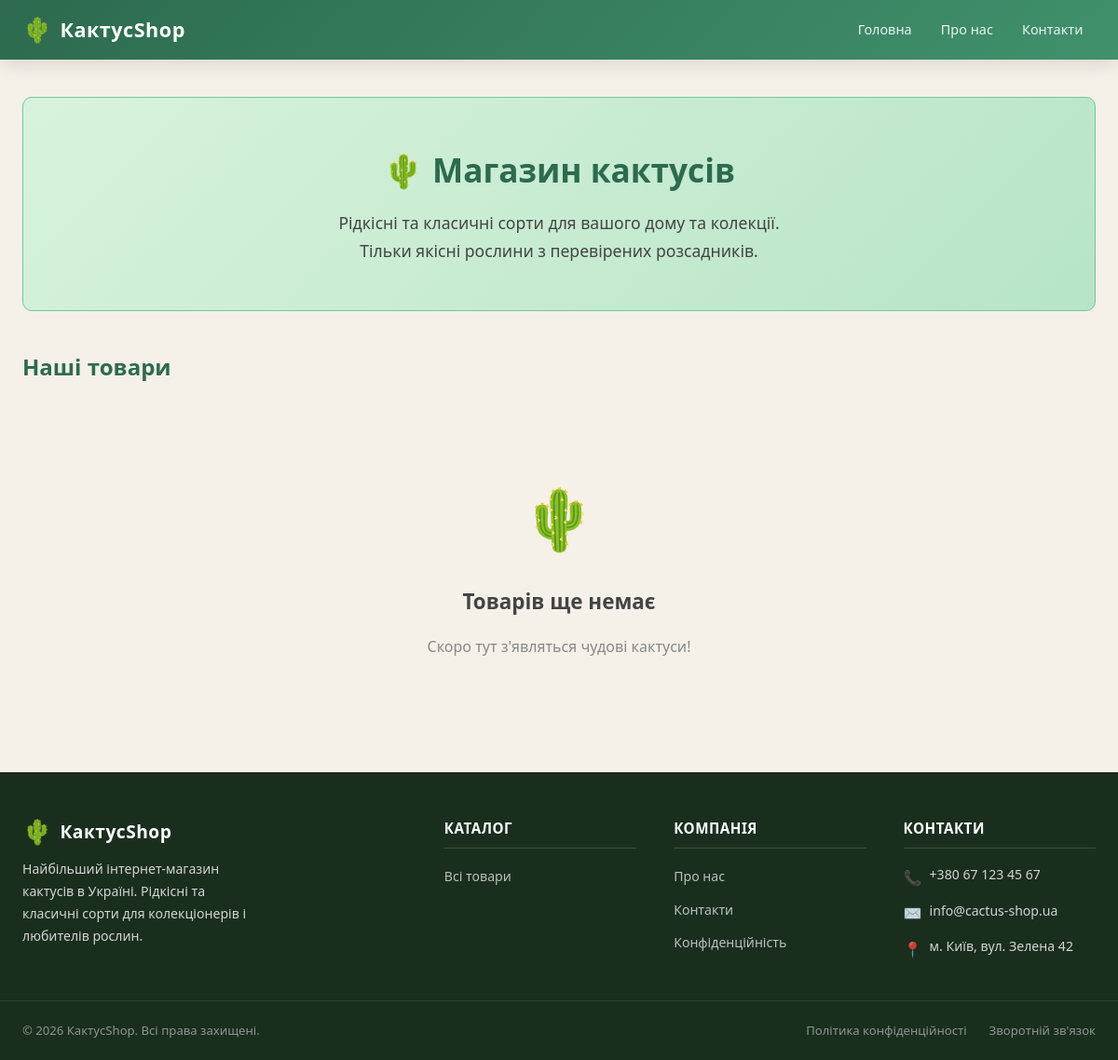
/, run on an earlier commit of the app's database.
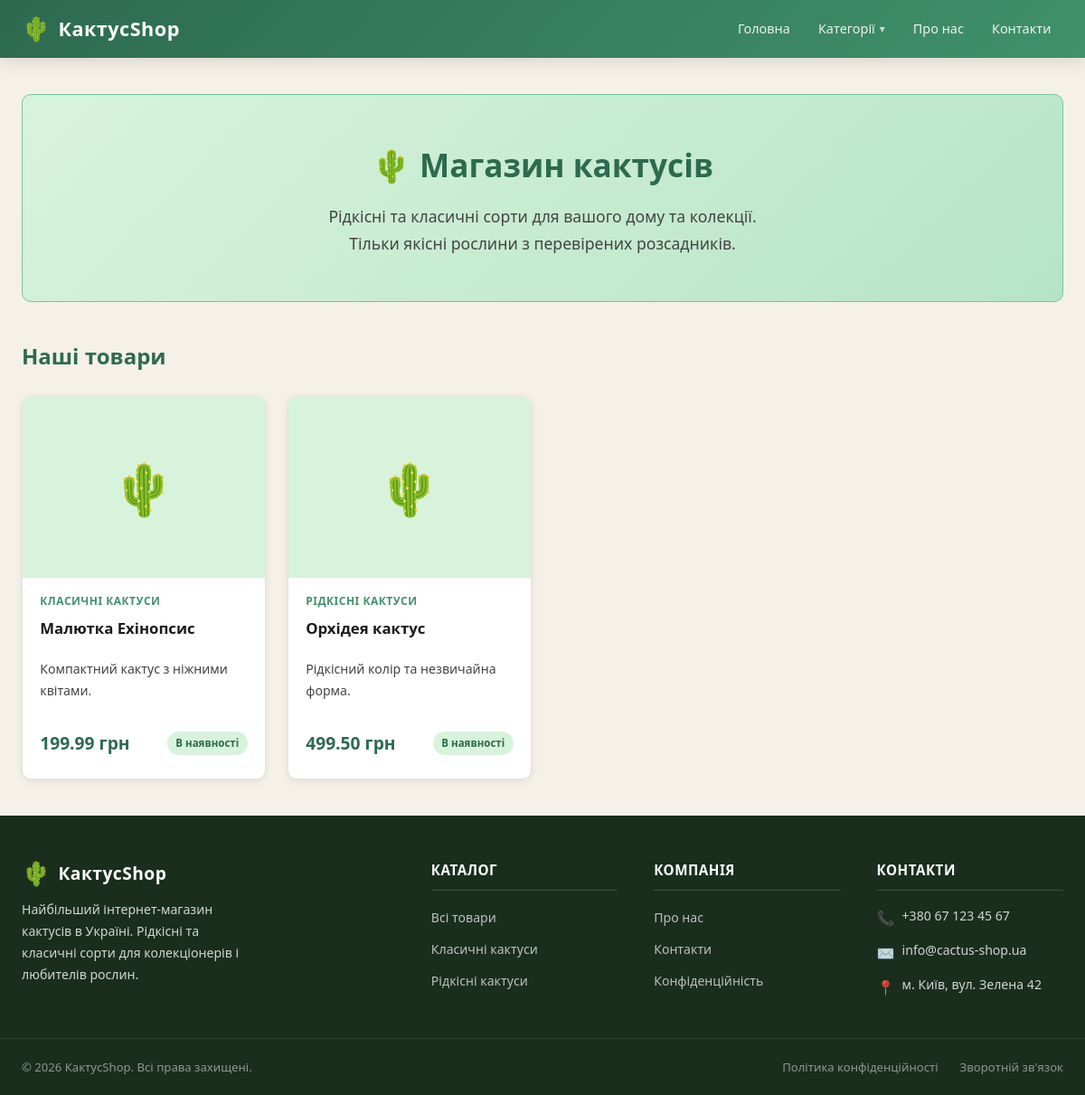
And on a later commit of the database.
### shop/models.py (models this page shows, shortened)
class Product(models.Model):
    category = models.ForeignKey(
        Category,
        on_delete=models.CASCADE,
        related_name='products',
        verbose_name='Категорія'
    )
    name = models.CharField('Назва товару', max_length=150)
    slug = models.SlugField('Слаг', unique=True)
    price = models.DecimalField('Ціна', max_digits=10, decimal_places=2)
    stock = models.PositiveIntegerField('Кількість на складі', default=0)
    description = models.TextField('Опис товару', blank=True)
    image_url = models.URLField('Фото URL', blank=True)
    image = models.ImageField('Фото товару', upload_to='products/', blank=True, null=True)
    available = models.BooleanField('В наявності', default=True)
    created_at = models.DateTimeField(auto_now_add=True)
    updated_at = models.DateTimeField(auto_now=True)
    class Meta:
        verbose_name = 'Товар'
        verbose_name_plural = 'Товари'

class Category(models.Model):
    name = models.CharField('Назва', max_length=100)
    slug = models.SlugField('Слаг', unique=True)
    description = models.TextField('Опис', blank=True)
    created_at = models.DateTimeField(auto_now_add=True)
    updated_at = models.DateTimeField(auto_now=True)
    class Meta:
        verbose_name = 'Категорія'
        verbose_name_plural = 'Категорії'

### shop/views.py (the view)
# urls.py: path('', views.main, name='main'),
def main(request):
    categories = Category.objects.all()
    products_list = Product.objects.filter(available=True).select_related('category')
    paginator = Paginator(products_list, 6)
    page_number = request.GET.get('page')
    products = paginator.get_page(page_number)
    context = {
        'categories': categories,
        'products': products,
        'is_paginated': products.has_other_pages(),
        'page_obj': products,
        'paginator': paginator,
    }
    return render(request, 'shop/main.html', context)

### shop/templates/shop/main.html (shortened to what this page needs)
{% extends 'shop/base.html' %}
{% block content %}
<section class="hero">
    <h1>🌵 Магазин кактусів</h1>
    <p>Рідкісні та класичні сорти для вашого дому та колекції. Тільки якісні рослини з перевірених розсадників.</p>
</section>
<section class="products-section">
    <h2>Наші товари</h2>
    {% if products %}
        <div class="products-grid">
            {% for product in products %}
            <div class="product-card">
                <div class="product-card__image-wrap">
                    {% if product.image %}
                        <img src="{{ product.image.url }}" alt="{{ product.name }}">
                    {% elif product.image_url %}
                        <img src="{{ product.image_url }}" alt="{{ product.name }}">
                    {% else %}
                        <span class="product-card__no-image">🌵</span>
                    {% endif %}
                </div>
                <div class="product-card__body">
                    <span class="product-card__category">{{ product.category.name }}</span>
                    <div class="product-card__name">
                        <a href="{% url 'shop:product_detail' product.slug %}">{{ product.name }}</a>
                    </div>
                    {% if product.description %}
                        <p class="product-card__desc">{{ product.description }}</p>
                    {% endif %}
                    <div class="product-card__footer">
                        <span class="product-card__price">{{ product.price }} грн</span>
                        {% if product.available %}
                            <span class="badge-available">В наявності</span>
                        {% else %}
                            <span class="badge-unavailable">Немає</span>
                        {% endif %}
                    </div>
                </div>
            </div>
            {% endfor %}
        </div>
    {% else %}
        <div class="empty-state">
            <div class="empty-state__icon">🌵</div>
            <h2>Товарів ще немає</h2>
            <p>Скоро тут з'являться чудові кактуси!</p>
        </div>
    {% endif %}
</section>
{% endblock %}

### shop/templates/shop/base.html (shortened to what this page needs)
<!DOCTYPE html>
<html lang="uk">
<head>
    {% load static %}
    <link rel="stylesheet" href="{% static 'shop/css/style.css' %}">
</head>
<body>
<header>
    <div class="header-inner">
        <a href="{% url 'shop:main' %}" class="logo">
            <span class="logo-icon">🌵</span>
            <span>КактусShop</span>
        </a>
        <nav class="main-nav">
            <ul>
                <li><a href="{% url 'shop:main' %}">Головна</a></li>
                {% if categories %}
                <li class="nav-categories">
                    <a href="#">Категорії</a>
                </li>
                {% endif %}
                <li><a href="{% url 'shop:about' %}">Про нас</a></li>
                <li><a href="{% url 'shop:contacts' %}">Контакти</a></li>
            </ul>
        </nav>
    </div>
</header>
<main>
    {% block content %}{% endblock %}
</main>
<footer>
    <div class="footer-top">
        <div class="footer-brand">
            <div class="logo">
                <span class="logo-icon">🌵</span>
                <span>КактусShop</span>
            </div>
            <p>Найбільший інтернет-магазин кактусів в Україні. Рідкісні та класичні сорти для колекціонерів і любителів рослин.</p>
        </div>
        <div class="footer-col">
            <h4>Каталог</h4>
            <ul>
                <li><a href="{% url 'shop:main' %}">Всі товари</a></li>
                {% for cat in categories %}
                    <li><a href="{% url 'shop:category' cat.slug %}">{{ cat.name }}</a></li>
                {% endfor %}
            </ul>
        </div>
        <div class="footer-col">
            <h4>Компанія</h4>
            <ul>
                <li><a href="{% url 'shop:about' %}">Про нас</a></li>
                <li><a href="{% url 'shop:contacts' %}">Контакти</a></li>
                <li><a href="{% url 'shop:privacy' %}">Конфіденційність</a></li>
            </ul>
        </div>
        <div class="footer-col">
            <h4>Контакти</h4>
            <div class="footer-contact-item">
                <span class="footer-contact-item__icon">📞</span>
                <span>+380 67 123 45 67</span>
            </div>
            <div class="footer-contact-item">
                <span class="footer-contact-item__icon">✉️</span>
                <span>info@cactus-shop.ua</span>
            </div>
            <div class="footer-contact-item">
                <span class="footer-contact-item__icon">📍</span>
                <span>м. Київ, вул. Зелена 42</span>
            </div>
        </div>
    </div>
    <div class="footer-bottom">
        <div class="footer-bottom-inner">
            <p>&copy; 2026 КактусShop. Всі права захищені.</p>
            <div class="footer-bottom-links">
                <a href="{% url 'shop:privacy' %}">Політика конфіденційності</a>
                <a href="{% url 'shop:contacts' %}">Зворотній зв'язок</a>
            </div>
        </div>
    </div>
</footer>
</body>
</html>

What changed in the data, as far as the page shows it:
added Product: category.name "КЛАСИЧНІ КАКТУСИ", name "Малютка Ехінопсис", description "Компактний кактус з ніжними квітами.", price "199.99", available "В наявності"
added Product: category.name "РІДКІСНІ КАКТУСИ", name "Орхідея кактус", description "Рідкісний колір та незвичайна форма.", price "499.50", available "В наявності"
added Category: name "Класичні кактуси"
added Category: name "Рідкісні кактуси"
Also different on the page:
text no longer shown: "🌵 Товарів ще немає Скоро тут з'являться чудові кактуси!"
text now shown: "Категорії"
